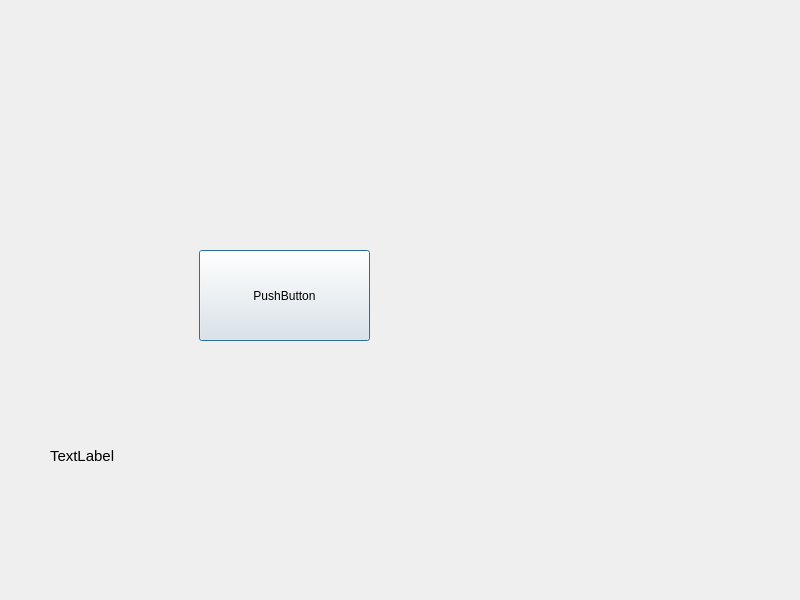
<?xml version="1.0" encoding="UTF-8"?>
<ui version="4.0">
 <class>Dialog</class>
 <widget class="QDialog" name="Dialog">
  <property name="geometry">
   <rect>
    <x>0</x>
    <y>0</y>
    <width>800</width>
    <height>600</height>
   </rect>
  </property>
  <property name="windowTitle">
   <string>Dialog</string>
  </property>
  <widget class="QPushButton" name="pushButton">
   <property name="geometry">
    <rect>
     <x>199</x>
     <y>250</y>
     <width>171</width>
     <height>91</height>
    </rect>
   </property>
   <property name="text">
    <string>PushButton</string>
   </property>
  </widget>
  <widget class="QLabel" name="label">
   <property name="geometry">
    <rect>
     <x>50</x>
     <y>390</y>
     <width>671</width>
     <height>131</height>
    </rect>
   </property>
   <property name="font">
    <font>
     <pointsize>11</pointsize>
    </font>
   </property>
   <property name="text">
    <string>TextLabel</string>
   </property>
  </widget>
 </widget>
 <resources/>
 <connections/>
</ui>
